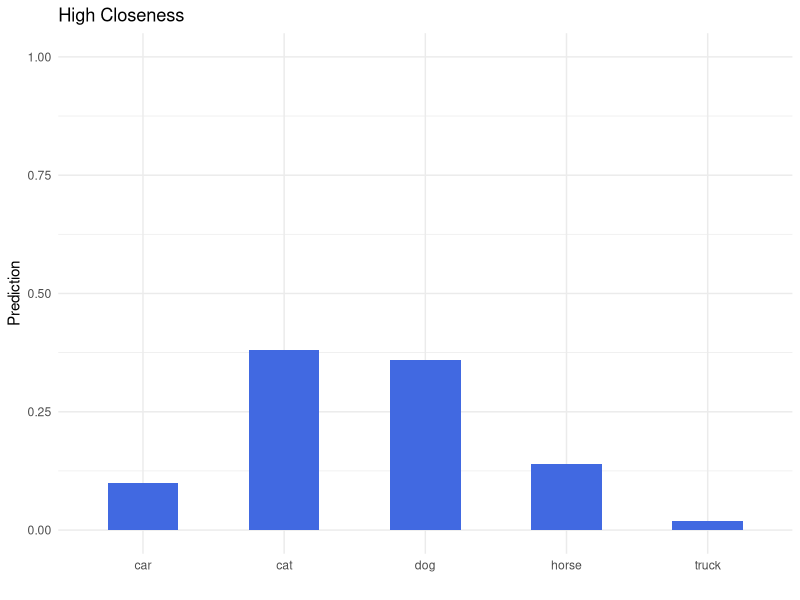
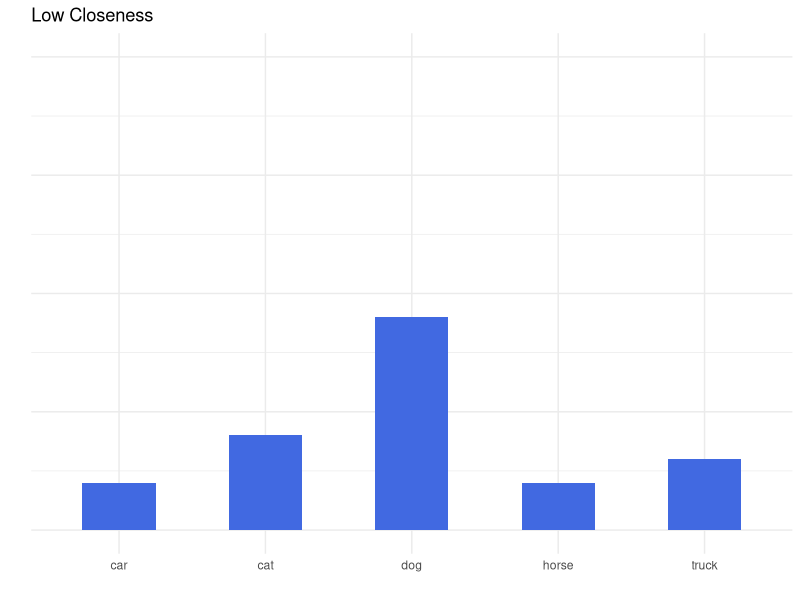

Recreate these plots in R, in order. (Note: this script raises an error after producing the figures.)
# Load necessary libraries
if (!requireNamespace("ggplot2", quietly = TRUE)) {
  install.packages("ggplot2")
}
library(ggplot2)
theme_set(theme_minimal())  #minimal theme

# Sample data: Replace this with your actual data
high_entropy <- data.frame(
  label = c("dog", "horse", "truck", "cat", "car"),
  predict = c(0.36, 0.14, 0.02, 0.38, 0.10)
)

plot1 <- ggplot(high_entropy, aes(x = factor(label), y = predict, fill = "Same Color")) +
  geom_bar(stat = "identity", width = 0.5) +
  labs(x = "",
       y = "Prediction") +
  scale_fill_manual(values = "royalblue") +
  theme(legend.position = "none") +
  coord_cartesian(ylim = c(0, 1)) +
  ggtitle("High Closeness")

high_entropy <- data.frame(
  label = c("dog", "horse", "truck", "cat", "car"),
  predict = c(0.45, 0.1, 0.15, 0.20, 0.1)
)

plot2 <- ggplot(high_entropy, aes(x = factor(label), y = predict, fill = "Same Color")) +
  geom_bar(stat = "identity", width = 0.5) +
  labs(x = "",
       y = "") +  # Set y-axis label to be empty
  scale_fill_manual(values = "royalblue") +
  theme(legend.position = "none") +
  coord_cartesian(ylim = c(0, 1)) +
  ggtitle("Low Closeness") +
  theme(axis.text.y = element_blank(), axis.ticks.y = element_blank())  # Hide y-axis text and ticks

# Combine the plots using grid.arrange
combined_plot <- grid.arrange(plot1, plot2, ncol = 2)

# Save the combined plot as an image file
ggsave("../imgs/high_vs_low_closeness.png", combined_plot, width = 8, height = 4, dpi = 300)
